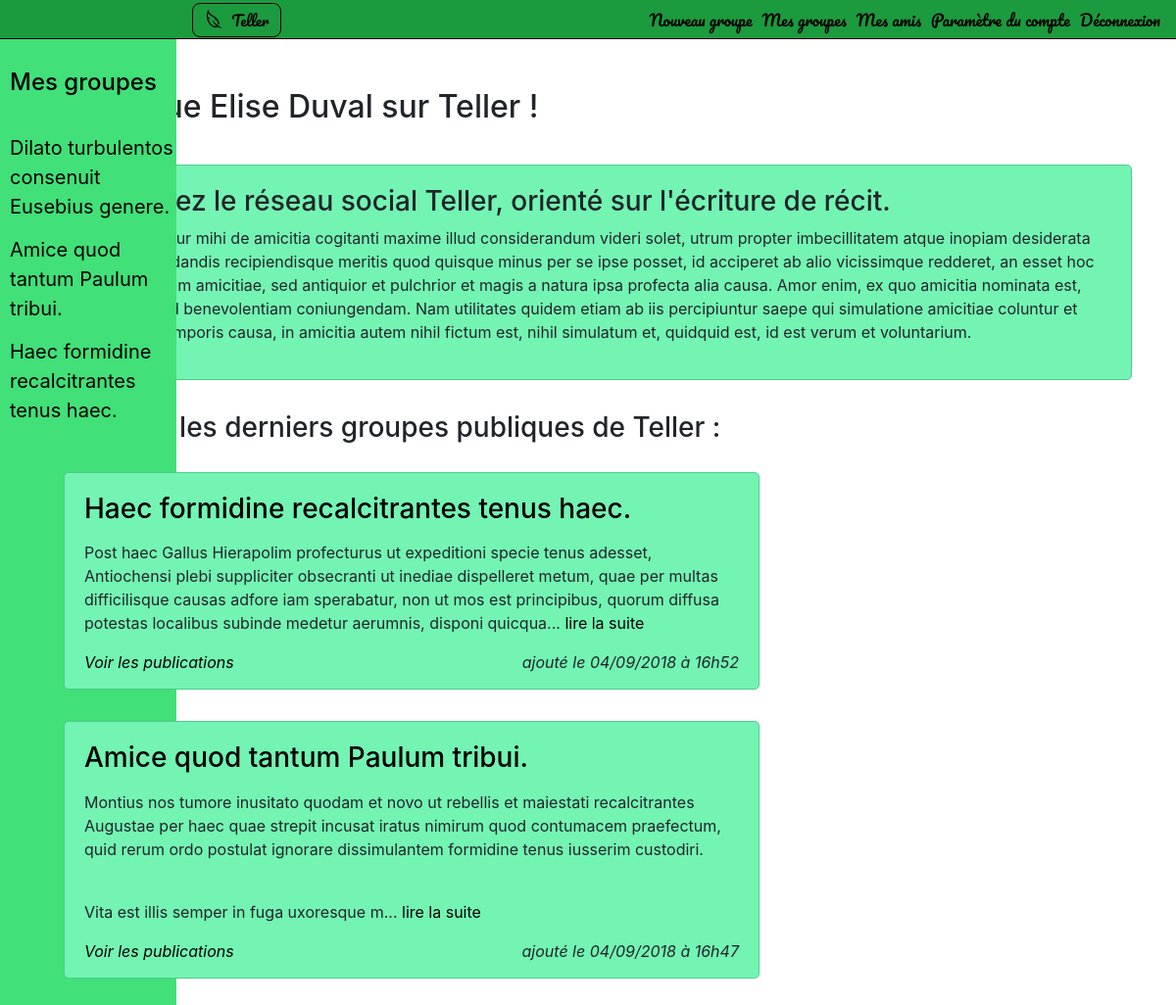
/ (signed in), run on the app's committed database.
### tables this page shows
CREATE TABLE IF NOT EXISTS `projet5_groups` (
  `id` int(11) NOT NULL AUTO_INCREMENT,
  `title` varchar(240) NOT NULL,
  `public` int(11) NOT NULL,
  `description` text NOT NULL,
  `creationDate` datetime NOT NULL,
  `lastUpdate` datetime NOT NULL,
  `nbPost` int(11) NOT NULL,
  `nbMember` int(11) NOT NULL,
  `linkCouvPicture` int(11) NOT NULL,
  PRIMARY KEY (`id`)
);

### controller/Frontend.php (called while the page is built, shortened)
<?php session_start();
class Frontend extends View {
	function __construct($view, $param = NULL)
    {
        	$this->$view($param);
    }
	public function mainPageView() {
		$groupCRUD = new GroupCRUD();
		$fiveGroup = $groupCRUD->readFivePublic();
		$include = new Includes('groupBar');
		require('view/frontend/mainPageView.php');
	}
}

### index.php (called while the page is built, shortened)
<?php
try {
    if (isset($_GET['action'])) {
        $index = new Action($_GET['action']);
    } else {
        $frontend = new Frontend('mainPageView');
    }
}
catch(Exception $e) {
    echo 'Erreur : ' . $e->getMessage();
}
?>

### model/GroupManager.php (called while the page is built, shortened)
<?php
class GroupManager extends DBAccess {
 	public function exists($info)
 	{
   	if (is_int($info))
    {
      return (bool) $this->db->query('SELECT COUNT(*) FROM projet5_groups WHERE id = '.$info)->fetchColumn();
    } else
    {
    	$q = $this->db->prepare('SELECT COUNT(*) FROM projet5_groups WHERE title = :title');
    	$q->execute([':title' => $info]);
    	return (bool) $q->fetchColumn();
    }
  }
  public function get($info)
  {
    if (is_int($info))
    {
      $q = $this->db->query('SELECT id, title, public, description, DATE_FORMAT(creationDate, \'%d/%m/%Y à %Hh%i\') AS creationDate, DATE_FORMAT(lastUpdate, \'%d/%m/%Y à %Hh%i\') AS lastUpdate, nbPost, nbMember, linkCouvPicture FROM projet5_groups WHERE id = '.$info);
      $group = $q->fetch(PDO::FETCH_ASSOC);
    }
    return new Group($group);
  }
  public function getFive()
  {
    $groups = [];
    $q = $this->db->query('SELECT id, title, public, description, DATE_FORMAT(creationDate, \'%d/%m/%Y à %Hh%i\') AS creationDate, DATE_FORMAT(lastUpdate, \'%d/%m/%Y à %Hh%i\'), nbPost, nbMember, linkCouvPicture AS lastUpdate, nbPost FROM projet5_groups WHERE public = 1 ORDER BY lastUpdate DESC LIMIT 0, 5');
    while ($data = $q->fetch(PDO::FETCH_ASSOC))
    {
      $groups[] = new Group($data);
    }
    return $groups;
  }
}

### model/DBAccess.php (called while the page is built, shortened)
<?php
abstract class DBAccess {
	public function __construct()
	{
		$db = new PDO('mysql:host=localhost;dbname=projet5', 'root', '');
		$this->db = $db;
	}
}

### controller/CRUD/GroupCRUD.php (called while the page is built, shortened)
<?php
	require_once('model/DBAccess.php');
	require_once('model/Group.php');
	require_once('model/GroupManager.php');
	require_once('model/LinkGroupManager.php');
	require_once('model/LinkGroup.php');
class GroupCRUD {
	public function read($info) {
		$groupManager = new GroupManager();
		if ($groupManager->exists($info)) {
			$group = $groupManager->get($info);
			return $group;
		}
	}
	public function readFivePublic() {
		$groupManager = new GroupManager();
		$fiveGroup = $groupManager->getFive();
		if ($fiveGroup) {
			return $fiveGroup;
		}
	}
}

### model/Group.php (called while the page is built, shortened)
<?php
class Group
{
	protected $id,
	$title,
	$public,
	$creationDate,
	$lastUpdate,
	$nbPost,
	$nbMember,
	$description,
	$linkCouvPicture;
	public function hydrate(array $data)
  	{
    	foreach ($data as $key => $value)
    	{
     	 	$method = 'set'.ucfirst($key);
      	}
    }
  	public function getId()
  	{
 	 	return $this->id;
 	}
 	public function getTitle()
  	{
 	 	return $this->title;
 	}
  	public function getDescription()
  	{
 	  	return $this->description;
  	}
  	public function getCreationDate()
  	{
 	  	return $this->creationDate;
  	}
	public function setId($id)
	{
	    $id = (int) $id;
	    if ($id >= 0)
	    {
	      $this->id = $id;
	    }
	}
  	public function setTitle($title)
	{
	    if (is_string($title) && strlen($title) < 240)
	    {
	       $this->title = $title;
	    }
	}
	public function setDescription($description)
	{
	    if (is_string($description))
	    {
	       $this->description = $description;
	    }
	}
	public function setCreationDate($creationDate)
	{
	    if (is_string($creationDate))
	    {
	      $this->creationDate = $creationDate;
	    }
	}
	public function setPublic($public)
	{
	    $public = (int) $public;
	}
	public function setLinkCouvPicture($linkCouvPicture)
	{
	    $linkCouvPicture = (int) $linkCouvPicture;
	}
	public function setNbPost($nbPost)
	{
	    $nbPost = (int) $nbPost;
	}
	public function setNbMember($nbMember)
	{
	    $nbMember = (int) $nbMember;
	}
}

### model/LinkGroupManager.php (called while the page is built, shortened)
<?php
class LinkGroupManager extends DBAccess
{
  public function getGroups($userId)
  {
    $linkGroups = [];
    $q = $this->db->prepare('SELECT id, groupId, userId, status, DATE_FORMAT(linkDate, \'%d/%m/%Y à %Hh%imin%ss\') AS linkDate FROM projet5_linkgroupuser WHERE userId = :userId ORDER BY linkDate');
    $q->bindValue(':userId', $userId);
    $q->execute();
    while ($data = $q->fetch(PDO::FETCH_ASSOC))
    {
     $linkGroups[] = new LinkGroup($data);
    }
    return $linkGroups;
  }
}

### controller/CRUD/LinkGroupCRUD.php (called while the page is built, shortened)
<?php
	require_once('model/TextContent.php');
	require_once('model/DBAccess.php');
	require_once('model/CommentManager.php');
	require_once('model/Group.php');
	require_once('model/GroupManager.php');
	require_once('model/LinkGroupManager.php');
	require_once('model/LinkGroup.php');
class LinkGroupCRUD {
	public function readGroups($userId) {
		$linkGroupManager = new LinkGroupManager();
		$listGroups = $linkGroupManager->getGroups($userId);
		if ($listGroups != NULL) {
			foreach ($listGroups as $group) {
				$linkGroups[$group->getGroupId()] = $group;
			}
		    return $linkGroups;
	    } else {
	    	return 'none';
	    }
	}
}

### model/LinkGroup.php (called while the page is built, shortened)
<?php
class LinkGroup
{
  public function setGroupId($groupId)
  {
      $groupId = (int) $groupId;
  }
}

### view/frontend/mainPageView.php (the view, shortened to what this page needs)
<section  id="main-page" class="groupView">
<div id="contents" class="container">
  <h2>Bienvenue <?php if (isset($_SESSION['pseudo'])) { echo $_SESSION['pseudo']; } ?> sur Teller !</h2>
<div id='presentation' class="jumbotron">
        <h3>Découvrez le réseau social Teller, orienté sur l'écriture de récit.</h3>
        <p> Saepissime igitur mihi de amicitia cogitanti maxime illud considerandum videri solet, utrum propter imbecillitatem atque inopiam desiderata sit amicitia, ut dandis recipiendisque meritis quod quisque minus per se ipse posset, id acciperet ab alio vicissimque redderet, an esset hoc quidem proprium amicitiae, sed antiquior et pulchrior et magis a natura ipsa profecta alia causa. Amor enim, ex quo amicitia nominata est, princeps est ad benevolentiam coniungendam. Nam utilitates quidem etiam ab iis percipiuntur saepe qui simulatione amicitiae coluntur et observantur temporis causa, in amicitia autem nihil fictum est, nihil simulatum et, quidquid est, id est verum et voluntarium.</p>
  </div>
  <h3>Retrouver les derniers groupes publiques de Teller : </h3>
    <div class="row">
        <div id="lastFivePublic" class="col-lg-8 col-md-7 col-xs-12">
            <?php foreach ($fiveGroup as $data) { ?>
                <div class="articleBox jumbotron">
                    <a href="index.php?action=group&amp;id=<?= $data->getId() ?>"><h3><?= $data->getTitle() ?></h3></a>
                    <p id="postPreView">
                        <?= nl2br(htmlspecialchars_decode(substr($data->getDescription(), 0, 320).'...')) ?>
                        <a href="index.php?action=article&amp;id=<?= $data->getId() ?>"> lire la suite</a><br />
                    </p>
                                            <em><a class="postLink" href="index.php?action=article&amp;id=<?= $data->getId() ?>#commentSpace">Voir les publications</a></em>
                    <em class="creationDate">ajouté le <?= $data->getCreationDate() ?></em>
                </div>
            <?php } ?>
        </div>
     </div>
</div>
</section>
<?php require('view/template.php'); ?>

### view/include/groupBar.php
<?php if (isset($groups)) { ?>
<section id="groupBarSection">
	<div id="groupBar">
		<a href="index.php?action=myGroup"><h3>Mes groupes</h3></a>
		<?php foreach ($groups as $groupId => $group) { ?>
			<a href="index.php?action=group&amp;id=<?= $groupId ?>"><div><p><?= $group->getTitle() ?></p></div></a>
		<?php } ?>
	</div>
</section>
<?php } ?>

### public/css/styles.css (style rules this page uses)
a { color: black; }
h2 { margin-bottom: 40px; }
#contents h2 { padding-top : 50px; }
#groupBarSection { width: 180px; height: 100%; overflow: hidden; position: fixed; background-color: #41e078; border-right: black #cccccc 1px; }
#groupBar { width: 109%; height: 100%; padding-top: 30px; padding-bottom: 100px; overflow: auto; }
#groupBar a { color: black; }
#groupBar h3, #memberBar h3 { padding-left: 10px; margin-bottom: 30px; font-size: 24px; }
#groupBar div { width: 100%; min-height: 35px; font-size: 20px; padding-right: 17px; padding-left: 10px; padding-top: 7px; padding-bottom: 7px; }
#groupBar p { margin-bottom: 0px; }
#contents { margin-top: 40px; }
.groupView .jumbotron { background-color: white; }
.jumbotron { padding: 10px; border : solid #cccccc 0.5px; }
.creationDate { float: right; }
#main-page .jumbotron { background-color: #73f4b3; border : solid #4dcc8c 1px; padding: 20px; }
#lastFivePublic .jumbotron { margin-left: 20px; margin-top: 20px; padding-bottom: 15px }

### data on the page
projet5_groups: title "Dilato turbulentos consenuit Eusebius genere."
projet5_groups: title "Amice quod tantum Paulum tribui.", description "Montius nos tumore inusitato quodam et novo ut rebellis et maiestati recalcitrantes Augustae per haec quae strepit incusat iratus nimirum quod contumacem praefectum, quid rerum ordo postulat ignorare dissimulantem formidine tenus iusserim custodiri. Vita est illis semper in fuga uxoresque m...", CreationDate "04/09/2018 à 16h47"
projet5_groups: title "Haec formidine recalcitrantes tenus haec.", description "Post haec Gallus Hierapolim profecturus ut expeditioni specie tenus adesset, Antiochensi plebi suppliciter obsecranti ut inediae dispelleret metum, quae per multas difficilisque causas adfore iam sperabatur, non ut mos est principibus, quorum diffusa potestas localibus subinde medetur aerumnis, disponi quicqua...", CreationDate "04/09/2018 à 16h52"

### other printed values
$_SESSION['pseudo'] "Elise Duval"
